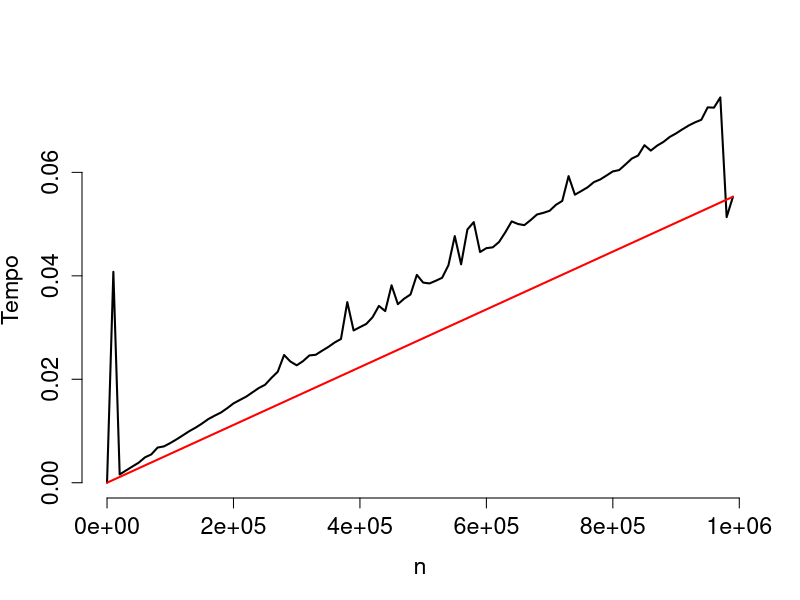
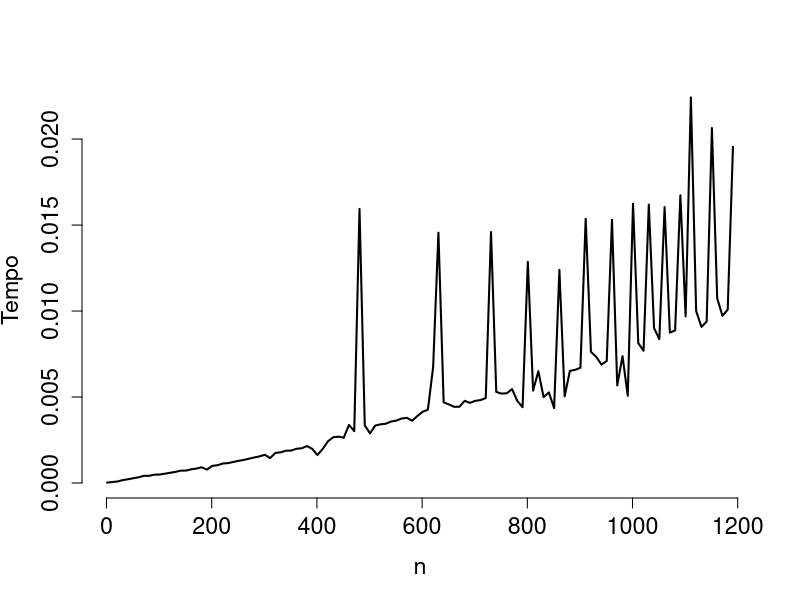
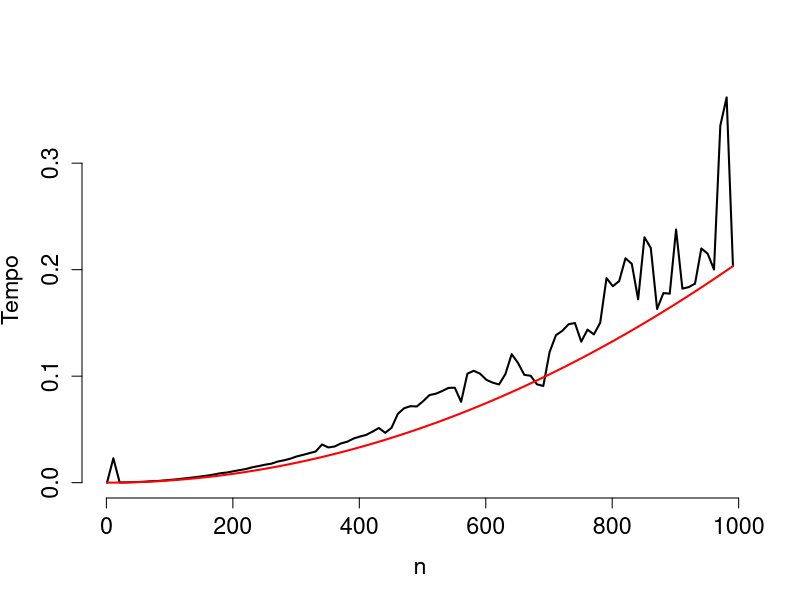
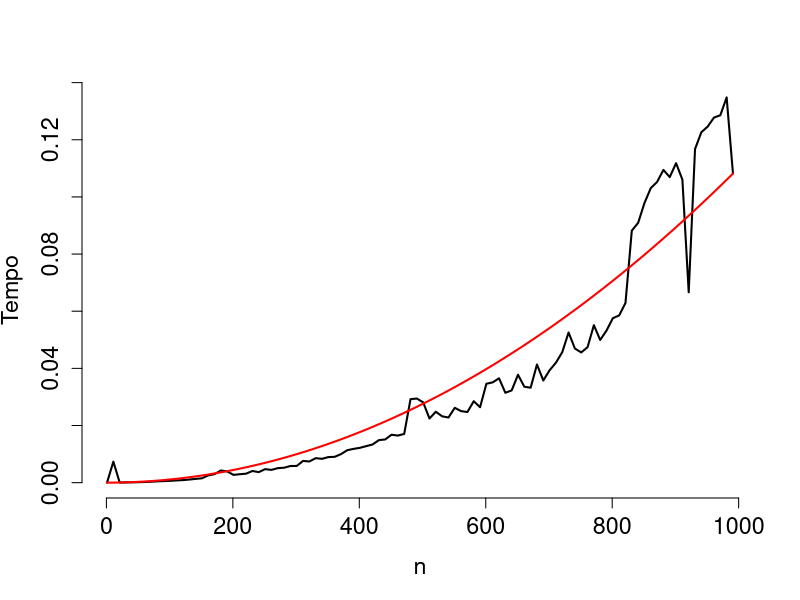
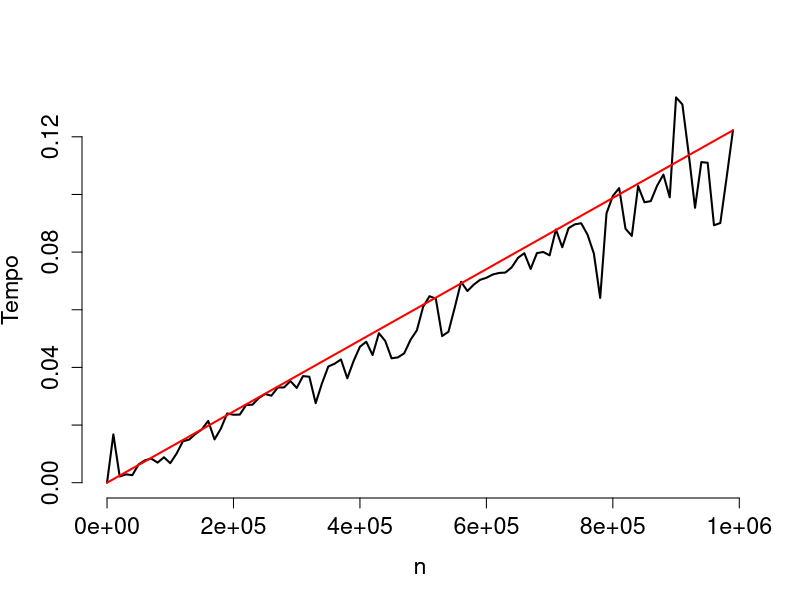

The R source for these figures, in order: (Note: this script raises an error after producing the figures.)
# Semana 9

# Q1 - Considere os algoritmos a seguir. Para cada um deles encontre a sua ordem de complexidade. 
# Justifique a sua resposta. Se quiser, implemente os algoritmos para facilitar a sua análise.

# a - Algoritmo não recursivo que retorna a soma dos elementos de um vetor de tamanho n passado como entrada.

# complexidade linear - O(n) pois para fazer a soma do vetor, o algoritmo
# precisa percorrer o vetor e ir acumulando a soma. Para percorrer o vetor há 
# um gasto de tamanho n = tamanho do vetor.
SomaVetor = function(v){
  soma    = 0
  n       = length(v)
  for(i in 1:n){soma=soma+v[i]}
  return(soma)
}

# grafico representando o tempo computacional
tgasto_a  = NULL
n         = seq(1,1000000,by=10000)  #o i-esimo elemento representa a dimensao do 

# vetor vet para a iteracao i
length(n)
for(i in 1:length(n)){
  print(i)
  vet         = rep(1,n[i])
  tinicial    = Sys.time()
  SomaVetor(vet)
  tfinal      = Sys.time()
  tgasto_a[i] = tfinal-tinicial
}
plot(n, tgasto_a,ylab="Tempo",xlab="n", type="l",
     lwd=2,bty="n",cex.lab=1.4,cex.axis=1.4)
cte = tgasto_a[length(n)]/n[length(n)]
lines(n,n*cte,col="red", lwd=2)

# b - Algoritmo recursivo que retorna a soma dos elementos de um vetor de tamanho n passado como entrada.

# complexidade linear - O(n) pois para fazer a soma do vetor, o algoritmo
# precisa percorrer o vetor e ir acumulando a soma. Para percorrer o vetor há 
# um gasto de tamanho n = tamanho do vetor.

SomaVetorR = function(v){
  n = length(v)
  if(n==1){return(v)}
  return(v[n] + SomaVetorR(v[-n]))
}
tgasto_b  = NULL
n         = seq(1,1200,by=10)   
length(n)

for(i in 1:length(n)){
  print(i)
  vet           = rep(1,n[i])
  tinicial      = Sys.time()
  SomaVetorR(vet)
  tfinal        = Sys.time()
  tgasto_b[i]   = tfinal-tinicial
}
plot(n, tgasto_b,ylab="Tempo",xlab="n", type="l",
     lwd=2,bty="n",cex.lab=1.4,cex.axis=1.4)

# c - Algoritmo não recursivo que retorna a soma dos elementos de uma matriz de tamanho n × n passada como entrada.

# complexidade quadratica pois ha 2 loops, um dentro do outro.
SomaMatriz = function(A,B){
  l = nrow(A)
  c = ncol(A)
  if(l!=c)stop("Erro")
  if((nrow(B)!=l)||(ncol(B)!=c))stop("Erro")
  soma = matrix(0,l,c)
  for(i in 1:l){
    for(j in 1:c){
      soma[i,j] = A[i,j]+B[i,j]
    }
  }
  return(soma)
}
tgasto_c  = NULL
n         = seq(1,1000,by=10)   
length(n)

for(i in 1:length(n)){
  print(i)
  A           = matrix(1,n[i],n[i])
  B           = matrix(1,n[i],n[i])
  tinicial    = Sys.time()
  SomaMatriz(A,B)
  tfinal      = Sys.time()
  tgasto_c[i] = tfinal-tinicial
}
plot(n, tgasto_c,ylab="Tempo",xlab="n", type="l",
     lwd=2,bty="n",cex.lab=1.4,cex.axis=1.4)
cte = tgasto_c[length(n)]/(n[length(n)]^2)
lines(n,n^2*cte,col="red", type="l",lwd=2)

# d - Algoritmo não recursivo que busca a posição de um elementos passado como entrada em uma matriz de tamanho n × n também passada como entrada.

# complexidade quadratica pois ha 2 loops, um dentro do outro.
BuscaMatriz = function(A,k){
  l = nrow(A)
  c = ncol(A)
  if(l!=c)stop("Erro")
  posicoes=NULL
  for(i in 1:l){
    for(j in 1:c){
      if(k==A[i,j]) posicoes=rbind(posicoes, c(i,j))
    }
  }
  return(posicoes)
}
tgasto_d  = NULL
n         = seq(1,1000,by=10) 
length(n)

for(i in 1:length(n)){
  print(i)
  A           = matrix(1,n[i],n[i])
  tinicial    = Sys.time()
  BuscaMatriz(A,0)    #pior caso: elemento k nao esta presente na matriz A
  tfinal      = Sys.time()
  tgasto_d[i] = tfinal-tinicial
}
plot(n, tgasto_d,ylab="Tempo",xlab="n", type="l",
     lwd=2,bty="n",cex.lab=1.4,cex.axis=1.4)
cte = tgasto_d[length(n)]/(n[length(n)]^2)
lines(n,n^2*cte,col="red", type="l", lwd=2)

# e - Algoritmo não recursivo que fornece o produto interno entre dois vetores de tamanho n passados como entrada.

# complexidade linear pois ha um loop
Prod_int = function(v,u){
  if( (class(v)!="numeric") || (class(u)!="numeric") )stop("Os argumentos precisam ser vetores numéricos.")
  n = length(v)
  m = length(u)
  if(n!=m)stop("Os vetores precisam ter o mesmo tamanho.")
  p = 0
  for(i in 1:n){    p = p + v[i]*u[i]  }
  return(p)
}
tgasto_e  = NULL
n         = seq(1,1000000,by=10000)  
length(n)

for(i in 1:length(n)){
  print(i)
  v             = rep(1,n[i])
  u             = rep(1,n[i])
  tinicial      = Sys.time()
  Prod_int(v,u)
  tfinal        = Sys.time()
  tgasto_e[i]   = tfinal-tinicial
}
plot(n, tgasto_e,ylab="Tempo",xlab="n", type="l",
     lwd=2,bty="n",cex.lab=1.4,cex.axis=1.4)
cte = tgasto_e[length(n)]/n[length(n)]
lines(n,n*cte,col="red", type="l", lwd=2)

# f - Algoritmo não recursivo que fornece o produto entre uma matriz de tamanho n × n e um vetor de tamanho n passados como entrada.

# complexidade quadratica pois ha 2 loops, um dentro do outro.
Produto_Av = function(A,v){
  if(class(A)!="matrix") stop("O primeiro argumento deve ser uma matriz.")
  if(class(v)!="numeric") stop("O segundo argumento deve ser um vetor.")
  n = nrow(A)
  m = ncol(A)
  k = length(v)
  if(k!=m)stop("O tamanho do vetor precisa ser igual ao número de colunas da matriz.")
  w = NULL
  for(i in 1:n){
    ai = A[i,]
    w[i] = Prod_int(ai, v) 
  }
  return(w)
}

tgasto_f  = NULL
n         = seq(1,1000,by=10) 
length(n)

for(i in 1:length(n)){
  print(i)
  v           = rep(1,n[i])
  A           = matrix(1,n[i],n[i])
  tinicial    = Sys.time()
  Produto_Av(A,v)
  tfinal      = Sys.time()
  tgasto_f[i] = tfinal-tinicial
}
plot(n, tgasto_f,ylab="Tempo",xlab="n", type="l",
     lwd=2,bty="n",cex.lab=1.4,cex.axis=1.4)
cte = tgasto_f[length(n)]/(n[length(n)]^2)
lines(n,n^2*cte,col="red", type="l", lwd=2)

# g - Algoritmo não recursivo que verifica se uma matriz de tamanho n × n passada como entrada é simétrica ou não.
EhSimetrica = function(A){
  if(class(A)!="matrix") stop("O argumento deve ser uma matriz.")
  n = nrow(A)
  m = ncol(A)
  if(n!=m){return(FALSE)}else{    
    for(i in 1:(n-1)){
      for(j in (i+1):m){
        if(A[i,j] != A[j,i]){return(FALSE)}
      }
    }
  }
  return(TRUE)
}
tgasto_g  = NULL
n         = seq(2,1000,by=10)  
length(n)

for(i in 1:length(n)){
  print(i)
  A             = matrix(1,n[i],n[i])
  tinicial      = Sys.time()
  EhSimetrica(A)
  tfinal        = Sys.time()
  tgasto_g[i]   = tfinal-tinicial
}
plot(n, tgasto_g,ylab="Tempo",xlab="n", type="l",
     lwd=2,bty="n",cex.lab=1.4,cex.axis=1.4)
cte = tgasto_g[length(n)]/(n[length(n)]^2)
lines(n,n^2*cte,col="red", type="l", lwd=2)

# h - Algoritmo recursivo que retorna todas as permutações de um array de tamanho n passado como entrada (ex. 7.12)
Permutacoes = function(dados){
  n = length(dados)
  if(n==1){return(dados)}
  L = factorial(n)
  saida = NULL
  for(i in 1:n){
    saida = rbind(saida, cbind(dados[i], Permutacoes(dados[-i])   ) )       
  }
  return(saida)
}
tgasto_h  = NULL
n         = seq(1,10,by=1)  
length(n)

for(i in 1:length(n)){
  print(i)
  A             = seq(1,n[i],by=1)
  tinicial      = Sys.time()
  Permutacoes(A)
  tfinal        = Sys.time()
  tgasto_h[i]   = tfinal-tinicial
}
plot(n, tgasto_h,ylab="Tempo",xlab="n", type="l",
     lwd=2,bty="n",cex.lab=1.4,cex.axis=1.4)


# Q2 - Considere os dois pseudo-códigos a seguir. 
# Ambos recebem como entrada um número natural n e retorna o n-ésimo termo da sequência xn = 2xn−1 + n, com x0 = 1.

# a - Implemente cada um dos pseudo-c´odigos acima no R.
Seq1 = function(n){
  if( (length(n)>1) || (n%%1!=0) || (n<0) ) stop("Entre com um número natural")
  if(n==0) return (1)
  return(2*Seq1(n-1) + n)
}

Seq2 = function(n){
  if( (length(n)>1) || (n%%1!=0) || (n<0) ) stop("Entre com um número natural")
  if(n==0) return (1)
  return(Seq2(n-1)+Seq2(n-1) + n)
  
}

# b - Teste as duas implementações para n = 15. Percebeu alguma diferen¸ca no tempo de execução?
n = 15
tinicial = Sys.time()
Seq1(n)
tfinal = Sys.time()
tfinal-tinicial

tinicial = Sys.time()
Seq2(n)
tfinal = Sys.time()
tfinal-tinicial

# c - Vamos agora fazer um gráfico dos tempos de execução em função do valor de
# entrada em cada função. Para isso use os comandos plot e Sys.time(), este
# último retorna o instante de tempo em que o comando foi chamada. Analise os
# gráficos gerados e deduza a ordem de complexidade de cada uma das implementações.
# OBS: Veja uma sugestâo de código para o gráfico no final desta lista.
x11()
tgasto = NULL
for(i in 1:20){
  tinicial    = Sys.time()
  Seq1(i)
  tfinal      = Sys.time()
  tgasto[i]   = tfinal-tinicial
}
plot(1:20,tgasto)

x11()
tgasto2 = NULL
for(i in 1:20){
  tinicial      = Sys.time()
  Seq2(i)
  tfinal        = Sys.time()
  tgasto2[i]     = tfinal-tinicial
}
plot(1:20, tgasto2)

plot(1:20, tgasto2-tgasto)

# Complexidade:

par(mfrow=c(2,2))    
plot(seq(1,20,by=1),tgasto, xlab="n",ylab="tempo",main="Seq1")    
plot(seq(1,20,by=1),tgasto2, xlab="n",ylab="tempo",main="Seq2")    

par(mfrow=c(1,1))    
plot(1:20, tgasto2-tgasto, xlab="n",ylab="diferença entre os tempos",main="Seq2 - Seq1")

# (d) O que tem de diferente nas duas implementações para uma ser tão mais demorada que a outra?

# Q3 - Fibonacci com Recursão:
Fibonacci = function(n){
  if( (n%%1!=0) || (n<=0) || (class(n)!="numeric" && class(n)!="integer") )stop("o argumento precisa ser um número natural.")
  if((n==1) || (n==2)){return(1)} 
  return(Fibonacci(n-1)+Fibonacci(n-2))
}
N         = 30
tgastoF   = NULL    
for(i in 1:N){
  tinicial  = Sys.time()
  Fibonacci(i)
  tfinal    = Sys.time()
  tgastoF[i] = tfinal-tinicial
}
par(mfrow=c(2,2))    
x   = seq(1,N,by=1)
cte = tgastoF[length(x)]/(2^x[length(x)]) 
plot(x,tgastoF, xlab="n",ylab="tempo",lwd=2,bty="n",cex.lab=1.4,cex.axis=1.4)    
lines(x, cte*(2^x), col="red",lwd=2)
plot(x, 2^x, xlab="n",ylab="ordem",bty="n",cex.lab=1.4,cex.axis=1.4, lwd=2)    

# Q4
# a
FibonacciS = function(n){
  if((n==1)||(n==2))return(1)
  penultimo = 1
  ultimo    = 1
  for(i in 3:n)
  {
    atual     = ultimo+penultimo
    penultimo = ultimo
    ultimo    = atual
  }
  return(atual)
}
N         = seq(1,300000,l=100)
tgastoFs   = NULL    

for(i in 1:length(N)){
  print(i)
  tinicial  = Sys.time()
  FibonacciS(N[i])
  tfinal    = Sys.time()
  tgastoFs[i] = tfinal-tinicial
}
par(mfrow=c(1,1))    
plot(N,tgastoFs, xlab="n",ylab="tempo")    

N = c(1,2001,4001,6001,40001)    
tgastoFs2   = NULL   

for(i in 1:length(x)){
  tinicial  = Sys.time()
  FibonacciS(N[i])
  tfinal    = Sys.time()
  tgastoFs2[i] = tfinal-tinicial
}
par(mfrow=c(1,1))    
plot(N,tgastoFs2, xlab="n",ylab="tempo")    

# complexidade linear

# Q5
OrdenaBolhaRec = function(v){
  if( !is.vector(v))stop("O argumento de entrada precisa ser um vetor.")
  n = length(v)
  if(n==1){return(v)}
  for(i in 1:(n-1)){
    if(v[i]>v[i+1]){
      aux     = v[i+1]
      v[i+1]  = v[i]
      v[i]    = aux
    }
  }
  w  = v[-n]
  w0 = OrdenaBolhaRec(w) 
  return(c(w0,v[n]))
}

OrdenaRapidoRec = function(v){
  if(!is.vector(v)) stop("o argumento de entrada precisa ser um vetor")
  n = length(v)
  if(n==1)return(v)
  for(i in 2:n){
    j       = n
    achoui  = F
    if(v[1]<v[i]){
      achoui = T
      while(v[1]<v[j]){j=j-1}
      if(i<j){
        aux   = v[j]
        v[j]  = v[i]
        v[i]  = aux
      }else{
        aux   = v[1]
        v[1]  = v[j]
        v[j]  = aux
        break
      }
    }
  }
  if(!achoui){
    aux   = v[1]
    v[1]  = v[n]
    v[n]  = aux
  }
  
  if(j>1){  
    we  = v[1:(j-1)] 
    weo = OrdenaRapidoRec(we)
    vo  = c(weo, v[j])
  }else{vo = v[j]}
  
  if(j<n){
    wd = v[(j+1):n]
    wdo = OrdenaRapidoRec(wd)
    vo  = c(vo, wdo)
  }
  return(vo)
}
n = seq(1,1000,by=10)    
tgastoO   = NULL    
for(i in 1:length(n)){
  print(i)
  vet       = seq(n[i], 1, by=-1) 
  tinicial  = Sys.time()
  OrdenaBolhaRec(vet)
  tfinal    = Sys.time()
  tgastoO[i] = tfinal-tinicial
}

tgastoO2   = NULL    
for(i in 1:length(x)){
  print(i)
  vet       = seq(1, n[i], by=1) 
  tinicial  = Sys.time()
  OrdenaRapidoRec(vet)
  tfinal    = Sys.time()
  tgastoO2[i] = tfinal-tinicial
}

par(mfrow=c(2,2))    
plot(n,tgastoO, xlab="n",ylab="tempo",main="Bolha")    
plot(n,tgastoO2, xlab="n",ylab="tempo", main="Rápida")    
plot(n,tgastoO2-tgastoO, xlab="n",ylab="tempo",main="Rápida - Bolha")    

# Medindo o tempo gasto
######################################

# ptm = proc.time()
# proc.time() - ptm

# gerando valores
g = rnorm(100000)
h = NULL    

# inicializando o relogio
ptm = proc.time()    

#somando um ao elemento g_i através de um loop
for (i in 1:100000){
  h[i] = g[i] + 1
}

# parando o relogio
proc.time() - ptm

# fazendo a mesma funcao de outra forma  
ptm = proc.time()
h = g + 1
proc.time() - ptm

# The values presented (user, system, and elapsed) will be defined by your 
# operating system, but generally, the user time relates to the execution 
# of the code, the system time relates to your CPU, and the elapsed time is 
# the difference in times since you started the stopwatch (and will be equal 
# to the sum of user and system times if the chunk of code was run 
# altogether). While the difference of .42 seconds may not seem like much,
# this gain in efficiency is huge!
